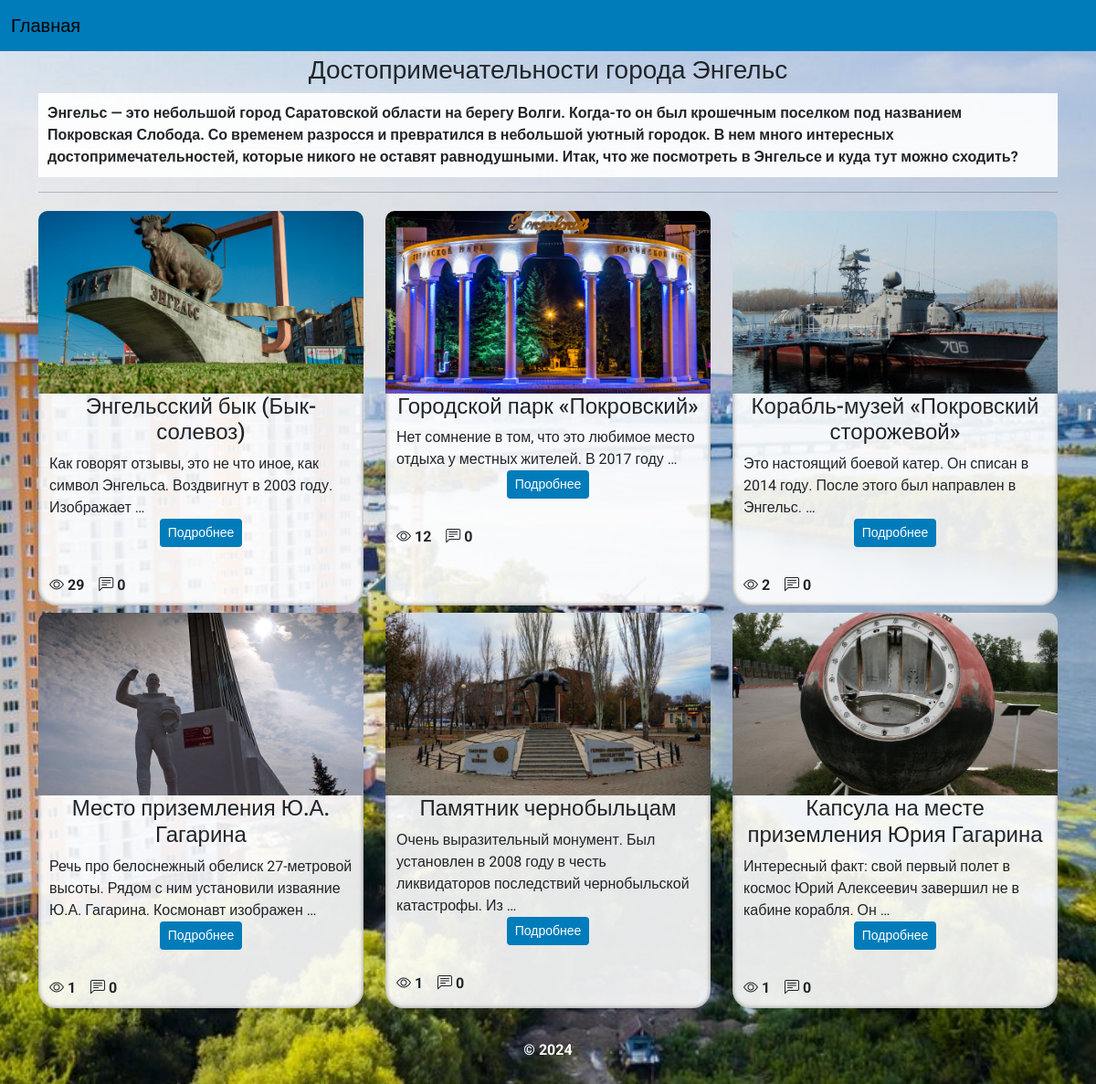
/, run on an earlier commit of the app's database.
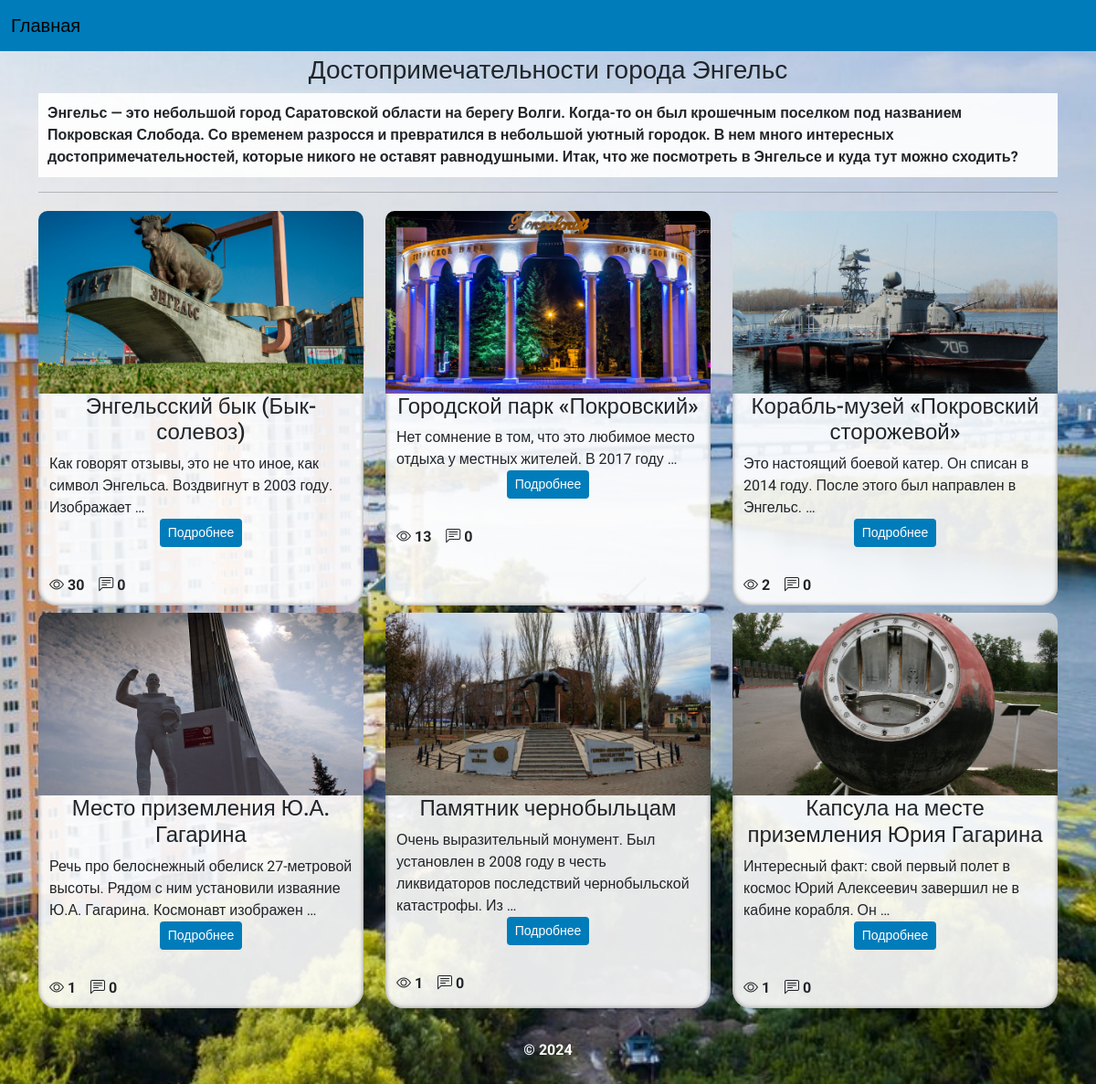
And on a later commit of the database.
### city/models.py (models this page shows)
class Posts(models.Model):
    title = models.CharField(max_length=100)
    body = models.TextField()
    image = models.ImageField(upload_to='city/images/')
    views = models.IntegerField()

### city/views.py (the view)
# urls.py: path('', views.index, name='home'),
def index(request):
    posts = Posts.objects.all()
    context = {
        'title': 'Главная',
        'posts': posts,
    }
    return render(request, 'city/index.html', context=context)

### city/templates/city/index.html (shortened to what this page needs)
{% extends 'city/base.html' %}
{% load static %}
{% block content %}
<div class="container">
    <h3 class="title">Достопримечательности города Энгельс</h3>
    <p class="title_about">Энгельс — это небольшой город Саратовской области на берегу Волги. Когда-то он был крошечным
        поселком под названием Покровская Слобода. Со временем разросся и превратился в небольшой уютный городок. В нем
        много интересных достопримечательностей, которые никого не оставят равнодушными. Итак, что же посмотреть в
        Энгельсе и куда тут можно сходить?
    </p>
    <hr/>
    <div class="row">
        {% for p in posts %}
        <div class="col-md-4 col-sm-12 py-1">
            <div class="container box box-fon h-100">
                <div class="row">
                    <div class="col img-box150" style="background-image: url({{p.image.url}});"></div>
                </div>
                <div class="row">
                    <div class="col">
                        <div class="box-content">
                            <h4 class="text-m text-center">{{p.title}}</h4>
                        </div>
                    </div>
                </div>
                <div class="row ">
                    <div class="col ">
                        <div class="box-content">
                            {{p.body|safe|truncatewords:15}}
                        </div>
                    </div>
                </div>
                <div class="row">
                    <div class="col text-center ">
                        <a class="btn btn-sm btn-card" href="{% url 'show_post' p.id %}">Подробнее</a>
                    </div>
                    <hr class="space m"/>
                    <div class="row">
                        <div class="col">
                            <i class="bi bi-eye"></i><b> {{p.views}}</b>
                            <i class="bi bi-chat-left-text"></i> <b>0</b>
                        </div>
                    </div>
                </div>
            </div>
        </div>
        {% endfor %}
    </div>
</div>
{% endblock %}

What changed in the data, as far as the page shows it:
changed Posts "Энгельсский бык (Бык-солевоз)": views "29" → "30"
changed Posts "Городской парк «Покровский»": views "12" → "13"
